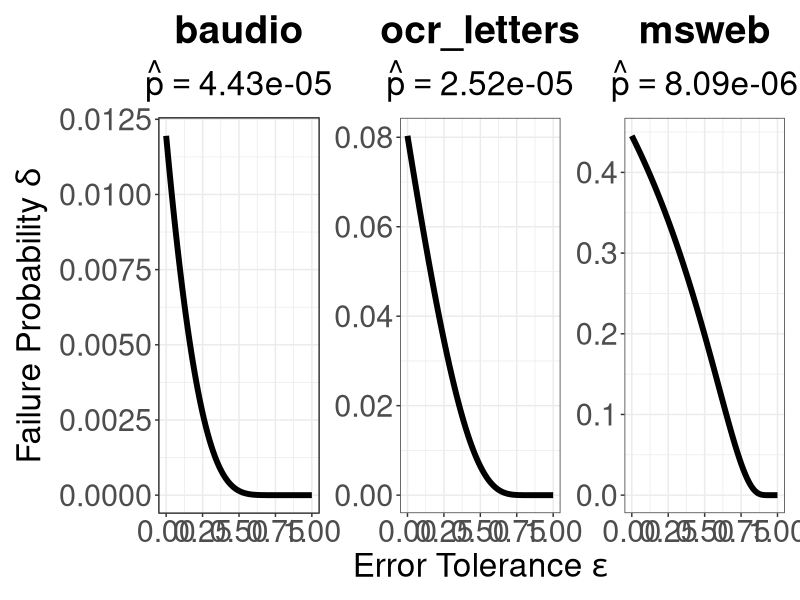
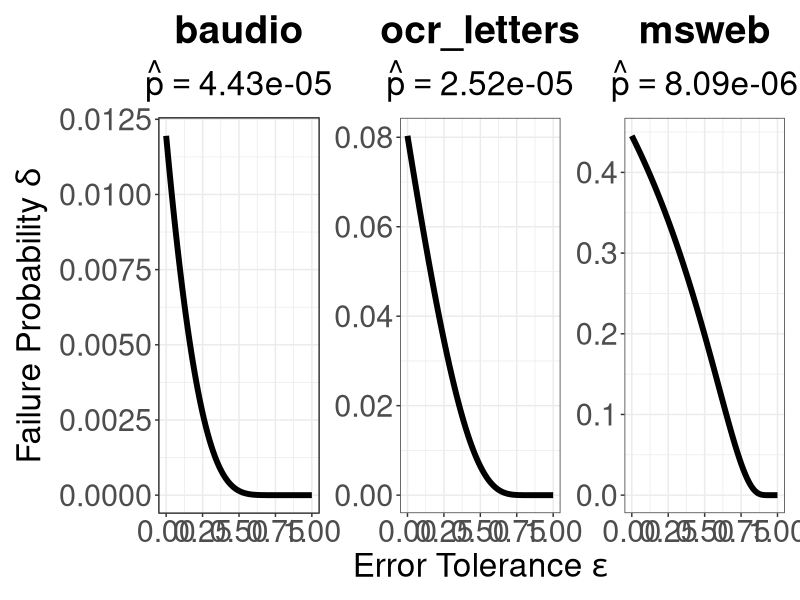

Write R code to recreate these figures, in order.
library(data.table)
library(ggplot2)
library(patchwork)

# Define datasets and probabilities
datasets <- list(
    list(name = "baudio", prob = 4.426858642517541e-05, color = "black"),
    list(name = "ocr_letters", prob = 2.521704522188303e-05, color = "black"),
    list(name = "msweb", prob = 8.088554272768827e-06, color = "black")
)

m <- 100000
plots <- list()

for (i in seq_along(datasets)) {
    ds <- datasets[[i]]

    # Calculate epsilon and delta
    epsilon <- seq(0, 1 - ds$prob - 1e-10, length.out = 1000)
    delta <- (1 - (ds$prob / (1 - epsilon)))^m
    dt <- data.table(epsilon = epsilon, delta = delta)

    # Create plot
    plots[[i]] <- ggplot(dt, aes(x = epsilon, y = delta)) +
        geom_line(color = ds$color, linewidth = 2) +
        labs(
            x = if (i == 2) expression("Error Tolerance " * epsilon) else NULL,
            y = if (i == 1) expression("Failure Probability " * delta) else NULL,
            title = ds$name,
            subtitle = bquote(hat(p) == .(sprintf("%.2e", ds$prob)))
        ) +
        theme_bw() +
        theme(
            axis.text = element_text(size = 22),
            axis.title = element_text(size = 24),
            plot.title = element_text(size = 28, hjust = 0.5, face = "bold"),
            plot.subtitle = element_text(size = 24, hjust = 0.5)
        )
}

# Combine plots
combined <- plots[[1]] | plots[[2]] | plots[[3]]

combined <- combined +
    plot_annotation(
        theme = theme(
            plot.title = element_text(size = 16, hjust = 0.5, face = "bold"),
            plot.subtitle = element_text(size = 12, hjust = 0.5)
        )
    )

plot(combined)

# Save
ggsave("results/pareto_fronts.pdf", combined,
    width = 15, height = 5.5, dpi = 300
)
